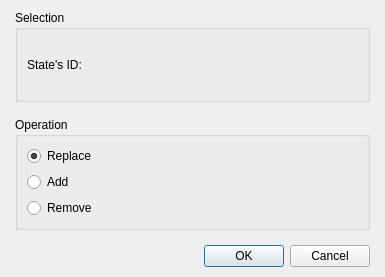
<?xml version="1.0" encoding="UTF-8"?>
<ui version="4.0">
 <class>DialogCommandChangeState</class>
 <widget class="QDialog" name="DialogCommandChangeState">
  <property name="geometry">
   <rect>
    <x>0</x>
    <y>0</y>
    <width>385</width>
    <height>277</height>
   </rect>
  </property>
  <property name="windowTitle">
   <string>Change state...</string>
  </property>
  <layout class="QGridLayout" name="gridLayout_3">
   <property name="leftMargin">
    <number>15</number>
   </property>
   <property name="topMargin">
    <number>10</number>
   </property>
   <property name="rightMargin">
    <number>15</number>
   </property>
   <property name="bottomMargin">
    <number>10</number>
   </property>
   <item row="0" column="0">
    <layout class="QVBoxLayout" name="verticalLayout_2">
     <property name="spacing">
      <number>15</number>
     </property>
     <item>
      <widget class="QGroupBox" name="groupBoxSelection">
       <property name="title">
        <string>Selection</string>
       </property>
       <layout class="QGridLayout" name="gridLayout_2">
        <property name="topMargin">
         <number>0</number>
        </property>
        <property name="bottomMargin">
         <number>0</number>
        </property>
        <item row="0" column="0">
         <layout class="QHBoxLayout" name="horizontalLayout" stretch="0,0,1">
          <item>
           <widget class="QLabel" name="label">
            <property name="text">
             <string>State's ID:</string>
            </property>
           </widget>
          </item>
          <item>
           <widget class="PanelPrimitiveValue" name="widgetStateId" native="true">
            <property name="minimumSize">
             <size>
              <width>250</width>
              <height>27</height>
             </size>
            </property>
            <property name="maximumSize">
             <size>
              <width>250</width>
              <height>27</height>
             </size>
            </property>
           </widget>
          </item>
          <item>
           <spacer name="horizontalSpacer">
            <property name="orientation">
             <enum>Qt::Horizontal</enum>
            </property>
            <property name="sizeHint" stdset="0">
             <size>
              <width>40</width>
              <height>20</height>
             </size>
            </property>
           </spacer>
          </item>
         </layout>
        </item>
       </layout>
      </widget>
     </item>
     <item>
      <widget class="QGroupBox" name="groupBoxOperation">
       <property name="title">
        <string>Operation</string>
       </property>
       <layout class="QGridLayout" name="gridLayout">
        <item row="0" column="0">
         <layout class="QHBoxLayout" name="horizontalLayout_2" stretch="0,1">
          <item>
           <layout class="QVBoxLayout" name="verticalLayout">
            <item>
             <widget class="QRadioButton" name="radioButtonReplace">
              <property name="text">
               <string>Replace</string>
              </property>
              <property name="checked">
               <bool>true</bool>
              </property>
             </widget>
            </item>
            <item>
             <widget class="QRadioButton" name="radioButtonAdd">
              <property name="text">
               <string>Add</string>
              </property>
             </widget>
            </item>
            <item>
             <widget class="QRadioButton" name="radioButtonRemove">
              <property name="text">
               <string>Remove</string>
              </property>
             </widget>
            </item>
           </layout>
          </item>
          <item>
           <spacer name="horizontalSpacer_2">
            <property name="orientation">
             <enum>Qt::Horizontal</enum>
            </property>
            <property name="sizeHint" stdset="0">
             <size>
              <width>40</width>
              <height>38</height>
             </size>
            </property>
           </spacer>
          </item>
         </layout>
        </item>
       </layout>
      </widget>
     </item>
     <item>
      <widget class="QDialogButtonBox" name="buttonBox">
       <property name="orientation">
        <enum>Qt::Horizontal</enum>
       </property>
       <property name="standardButtons">
        <set>QDialogButtonBox::Cancel|QDialogButtonBox::Ok</set>
       </property>
      </widget>
     </item>
    </layout>
   </item>
  </layout>
 </widget>
 <customwidgets>
  <customwidget>
   <class>PanelPrimitiveValue</class>
   <extends>QWidget</extends>
   <header>panelprimitivevalue.h</header>
   <container>1</container>
  </customwidget>
 </customwidgets>
 <resources/>
 <connections>
  <connection>
   <sender>buttonBox</sender>
   <signal>accepted()</signal>
   <receiver>DialogCommandChangeState</receiver>
   <slot>accept()</slot>
   <hints>
    <hint type="sourcelabel">
     <x>248</x>
     <y>254</y>
    </hint>
    <hint type="destinationlabel">
     <x>157</x>
     <y>274</y>
    </hint>
   </hints>
  </connection>
  <connection>
   <sender>buttonBox</sender>
   <signal>rejected()</signal>
   <receiver>DialogCommandChangeState</receiver>
   <slot>reject()</slot>
   <hints>
    <hint type="sourcelabel">
     <x>316</x>
     <y>260</y>
    </hint>
    <hint type="destinationlabel">
     <x>286</x>
     <y>274</y>
    </hint>
   </hints>
  </connection>
 </connections>
</ui>
